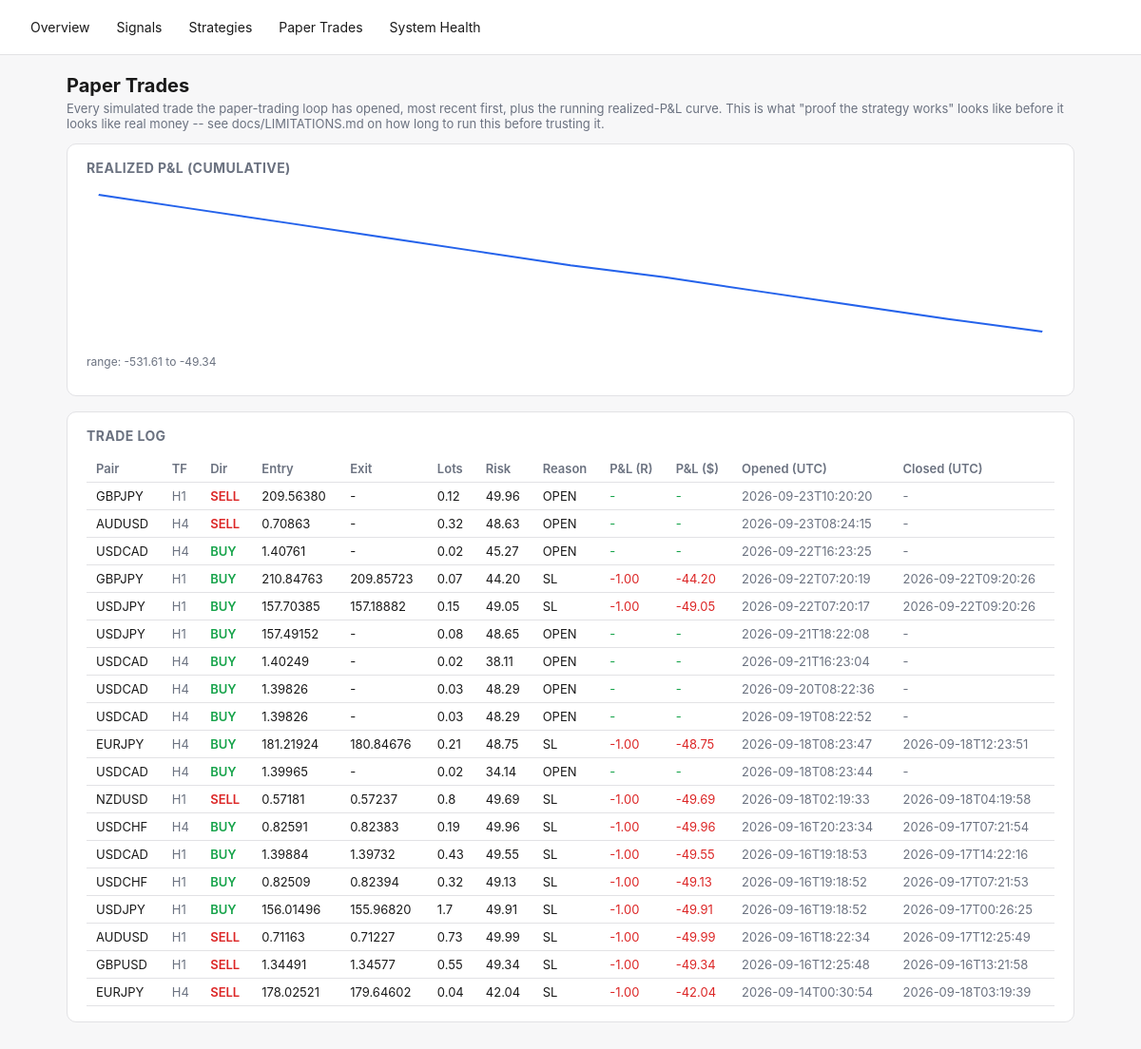
Screenshot of /paper-trades with the database file from the repository.
### tables this page shows
CREATE TABLE paper_trades (
    id INTEGER PRIMARY KEY AUTOINCREMENT,
    signal_id TEXT REFERENCES signals(id),
    pair TEXT NOT NULL,
    direction TEXT NOT NULL,
    entry_time TEXT NOT NULL,
    entry_price REAL NOT NULL,
    stop_loss REAL NOT NULL,
    take_profit REAL NOT NULL,
    lots REAL,                 -- position size at entry (fx_engine.position_sizing), if it could be computed
    risk_amount REAL,          -- dollar amount risked at entry, lots * stop_distance * pip_value
    exit_time TEXT,
    exit_price REAL,
    exit_reason TEXT,
    pnl_r REAL,
    pnl_amount REAL,           -- real dollar P&L = pnl_r * risk_amount (NULL if risk_amount unknown)
    created_at TEXT NOT NULL
, timeframe TEXT NOT NULL DEFAULT 'H4');

### fx_engine/dashboard.py (the view)
    @app.route("/paper-trades")
    def paper_trades_page():
        d = get_db()
        curve = d.paper_equity_curve()
        return render_template(
            "paper_trades.html", trades=d.recent_paper_trades(limit=200), curve=curve,
            svg_points=_equity_curve_svg_points(curve),
            curve_min=min((p["cumulative"] for p in curve), default=0.0),
            curve_max=max((p["cumulative"] for p in curve), default=0.0),
        )

### fx_engine/dashboard.py (called while the page is built)
def _equity_curve_svg_points(curve: list[dict], width: int = 640, height: int = 160, pad: int = 8) -> str:
    if len(curve) < 2:
        return ""
    values = [p["cumulative"] for p in curve]
    lo, hi = min(values), max(values)
    span = (hi - lo) or 1.0
    n = len(values)
    points = []
    for i, v in enumerate(values):
        x = pad + (i / (n - 1)) * (width - 2 * pad)
        y = pad + (1 - (v - lo) / span) * (height - 2 * pad)
        points.append(f"{x:.1f},{y:.1f}")
    return " ".join(points)

### fx_engine/db.py (called while the page is built)
    @contextmanager
    def _conn(self):
        conn = sqlite3.connect(self.path)
        conn.row_factory = sqlite3.Row
        try:
            yield conn
            conn.commit()
        finally:
            conn.close()

    def recent_paper_trades(self, limit: int = 100) -> list[dict]:
        with self._conn() as conn:
            rows = conn.execute(
                "SELECT * FROM paper_trades ORDER BY created_at DESC LIMIT ?", (limit,),
            ).fetchall()
        return [dict(r) for r in rows]

    def paper_equity_curve(self) -> list[dict]:
        with self._conn() as conn:
            rows = conn.execute(
                """SELECT exit_time, pnl_amount FROM paper_trades
                   WHERE exit_time IS NOT NULL AND pnl_amount IS NOT NULL
                   ORDER BY exit_time ASC"""
            ).fetchall()
        cumulative = 0.0
        curve = []
        for r in rows:
            cumulative += r["pnl_amount"]
            curve.append({"exit_time": r["exit_time"], "pnl_amount": r["pnl_amount"], "cumulative": cumulative})
        return curve

### fx_engine/templates/paper_trades.html (shortened to what this page needs)
{% extends "base.html" %}
{% block content %}
<h1>Paper Trades</h1>
<p class="lede">Every simulated trade the paper-trading loop has opened, most recent first, plus the running
realized-P&amp;L curve. This is what "proof the strategy works" looks like before it looks like real money -- see
docs/LIMITATIONS.md on how long to run this before trusting it.</p>
<div class="card">
  <h2>Realized P&amp;L (cumulative)</h2>
  {% if svg_points %}
  <svg viewBox="0 0 640 160" width="100%" height="160" preserveAspectRatio="none">
    <polyline points="{{ svg_points }}" fill="none" stroke="var(--accent)" stroke-width="2" />
  </svg>
  <p class="muted" style="font-size:12px;">range: {{ "%.2f"|format(curve_min) }} to {{ "%.2f"|format(curve_max) }}</p>
  {% else %}
  <p class="muted">Not enough closed trades yet for a curve (need at least 2).</p>
  {% endif %}
</div>
<div class="card">
  <h2>Trade Log</h2>
  <div class="overflow">
  <table>
    <tr>
      <th>Pair</th><th>TF</th><th>Dir</th><th>Entry</th><th>Exit</th><th>Lots</th><th>Risk</th>
      <th>Reason</th><th>P&amp;L (R)</th><th>P&amp;L ($)</th><th>Opened (UTC)</th><th>Closed (UTC)</th>
    </tr>
    {% for t in trades %}
    <tr>
      <td>{{ t.pair }}</td>
      <td class="muted">{{ t.timeframe or "H4" }}</td>
      <td class="{{ 'buy' if t.direction=='BUY' else 'sell' }}">{{ t.direction }}</td>
      <td>{{ "%.5f"|format(t.entry_price) }}</td>
      <td>{{ "%.5f"|format(t.exit_price) if t.exit_price is not none else "-" }}</td>
      <td>{{ t.lots if t.lots is not none else "-" }}</td>
      <td>{{ "%.2f"|format(t.risk_amount) if t.risk_amount is not none else "-" }}</td>
      <td>{{ t.exit_reason or "OPEN" }}</td>
      <td style="color:{{ 'var(--green)' if (t.pnl_r or 0) >= 0 else 'var(--red)' }}">
        {{ "%.2f"|format(t.pnl_r) if t.pnl_r is not none else "-" }}
      </td>
      <td style="color:{{ 'var(--green)' if (t.pnl_amount or 0) >= 0 else 'var(--red)' }}">
        {{ "%.2f"|format(t.pnl_amount) if t.pnl_amount is not none else "-" }}
      </td>
      <td class="muted">{{ t.entry_time[:19] }}</td>
      <td class="muted">{{ t.exit_time[:19] if t.exit_time else "-" }}</td>
    </tr>
    {% else %}
    <tr><td colspan="12" class="muted">No paper trades yet -- run `python -m fx_engine.main paper --once`.</td></tr>
    {% endfor %}
  </table>
  </div>
</div>
{% endblock %}

### fx_engine/templates/base.html (style rules this page uses)
:root { --bg:#f7f7f8; --fg:#1a1a1a; --card:#ffffff; --border:#e2e2e5; --accent:#2563eb; --green:#16a34a; --red:#dc2626; --amber:#d97706; --muted:#6b7280; }
* { box-sizing: border-box; }
body { margin:0; font-family:-apple-system,BlinkMacSystemFont,"Segoe UI",sans-serif; background:var(--bg); color:var(--fg); }
.card { background:var(--card); border:1px solid var(--border); border-radius:10px; padding:16px 20px; margin-bottom:16px; }
table { width:100%; border-collapse:collapse; font-size:13px; }
th, td { text-align:left; padding:6px 10px; border-bottom:1px solid var(--border); white-space:nowrap; }
th { color:var(--muted); font-weight:600; }
.buy { color:var(--green); font-weight:600; }
.sell { color:var(--red); font-weight:600; }
.muted { color:var(--muted); }
h1 { font-size:20px; margin:0 0 4px; }
h2 { font-size:14px; margin:0 0 12px; color:var(--muted); text-transform:uppercase; letter-spacing:.03em; }
p.lede { color:var(--muted); font-size:13px; margin-top:0; }
.overflow { overflow-x:auto; }

### rows the page displays
paper_trades: pair "GBPJPY", timeframe "H1", direction "SELL", entry_price "209.56380", exit_price "-", lots "0.12", risk_amount "49.96", exit_reason "OPEN", pnl_r "-", pnl_amount "-", entry_time "2026-09-23T10:20:20", exit_time "-"
paper_trades: pair "AUDUSD", timeframe "H4", direction "SELL", entry_price "0.70863", exit_price "-", lots "0.32", risk_amount "48.63", exit_reason "OPEN", pnl_r "-", pnl_amount "-", entry_time "2026-09-23T08:24:15", exit_time "-"
paper_trades: pair "USDCAD", timeframe "H4", direction "BUY", entry_price "1.40761", exit_price "-", lots "0.02", risk_amount "45.27", exit_reason "OPEN", pnl_r "-", pnl_amount "-", entry_time "2026-09-22T16:23:25", exit_time "-"
paper_trades: pair "GBPJPY", timeframe "H1", direction "BUY", entry_price "210.84763", exit_price "209.85723", lots "0.07", risk_amount "44.20", exit_reason "SL", pnl_r "-1.00", pnl_amount "-44.20", entry_time "2026-09-22T07:20:19", exit_time "2026-09-22T09:20:26"
paper_trades: pair "USDJPY", timeframe "H1", direction "BUY", entry_price "157.70385", exit_price "157.18882", lots "0.15", risk_amount "49.05", exit_reason "SL", pnl_r "-1.00", pnl_amount "-49.05", entry_time "2026-09-22T07:20:17", exit_time "2026-09-22T09:20:26"
paper_trades: pair "USDJPY", timeframe "H1", direction "BUY", entry_price "157.49152", exit_price "-", lots "0.08", risk_amount "48.65", exit_reason "OPEN", pnl_r "-", pnl_amount "-", entry_time "2026-09-21T18:22:08", exit_time "-"
paper_trades: pair "USDCAD", timeframe "H4", direction "BUY", entry_price "1.40249", exit_price "-", lots "0.02", risk_amount "38.11", exit_reason "OPEN", pnl_r "-", pnl_amount "-", entry_time "2026-09-21T16:23:04", exit_time "-"
paper_trades: pair "USDCAD", timeframe "H4", direction "BUY", entry_price "1.39826", exit_price "-", lots "0.03", risk_amount "48.29", exit_reason "OPEN", pnl_r "-", pnl_amount "-", entry_time "2026-09-20T08:22:36", exit_time "-"
paper_trades: pair "USDCAD", timeframe "H4", direction "BUY", entry_price "1.39826", exit_price "-", lots "0.03", risk_amount "48.29", exit_reason "OPEN", pnl_r "-", pnl_amount "-", entry_time "2026-09-19T08:22:52", exit_time "-"
paper_trades: pair "EURJPY", timeframe "H4", direction "BUY", entry_price "181.21924", exit_price "180.84676", lots "0.21", risk_amount "48.75", exit_reason "SL", pnl_r "-1.00", pnl_amount "-48.75", entry_time "2026-09-18T08:23:47", exit_time "2026-09-18T12:23:51"
paper_trades: pair "USDCAD", timeframe "H4", direction "BUY", entry_price "1.39965", exit_price "-", lots "0.02", risk_amount "34.14", exit_reason "OPEN", pnl_r "-", pnl_amount "-", entry_time "2026-09-18T08:23:44", exit_time "-"
paper_trades: pair "NZDUSD", timeframe "H1", direction "SELL", entry_price "0.57181", exit_price "0.57237", lots "0.8", risk_amount "49.69", exit_reason "SL", pnl_r "-1.00", pnl_amount "-49.69", entry_time "2026-09-18T02:19:33", exit_time "2026-09-18T04:19:58"
paper_trades: pair "USDCHF", timeframe "H4", direction "BUY", entry_price "0.82591", exit_price "0.82383", lots "0.19", risk_amount "49.96", exit_reason "SL", pnl_r "-1.00", pnl_amount "-49.96", entry_time "2026-09-16T20:23:34", exit_time "2026-09-17T07:21:54"
paper_trades: pair "USDCAD", timeframe "H1", direction "BUY", entry_price "1.39884", exit_price "1.39732", lots "0.43", risk_amount "49.55", exit_reason "SL", pnl_r "-1.00", pnl_amount "-49.55", entry_time "2026-09-16T19:18:53", exit_time "2026-09-17T14:22:16"
paper_trades: pair "USDCHF", timeframe "H1", direction "BUY", entry_price "0.82509", exit_price "0.82394", lots "0.32", risk_amount "49.13", exit_reason "SL", pnl_r "-1.00", pnl_amount "-49.13", entry_time "2026-09-16T19:18:52", exit_time "2026-09-17T07:21:53"
paper_trades: pair "USDJPY", timeframe "H1", direction "BUY", entry_price "156.01496", exit_price "155.96820", lots "1.7", risk_amount "49.91", exit_reason "SL", pnl_r "-1.00", pnl_amount "-49.91", entry_time "2026-09-16T19:18:52", exit_time "2026-09-17T00:26:25"
paper_trades: pair "AUDUSD", timeframe "H1", direction "SELL", entry_price "0.71163", exit_price "0.71227", lots "0.73", risk_amount "49.99", exit_reason "SL", pnl_r "-1.00", pnl_amount "-49.99", entry_time "2026-09-16T18:22:34", exit_time "2026-09-17T12:25:49"
paper_trades: pair "GBPUSD", timeframe "H1", direction "SELL", entry_price "1.34491", exit_price "1.34577", lots "0.55", risk_amount "49.34", exit_reason "SL", pnl_r "-1.00", pnl_amount "-49.34", entry_time "2026-09-16T12:25:48", exit_time "2026-09-16T13:21:58"
paper_trades: pair "EURJPY", timeframe "H4", direction "SELL", entry_price "178.02521", exit_price "179.64602", lots "0.04", risk_amount "42.04", exit_reason "SL", pnl_r "-1.00", pnl_amount "-42.04", entry_time "2026-09-14T00:30:54", exit_time "2026-09-18T03:19:39"

### other values shown
{{ "%.2f"|format(curve_min) }} "-531.61"
{{ "%.2f"|format(curve_max) }} "-49.34"
